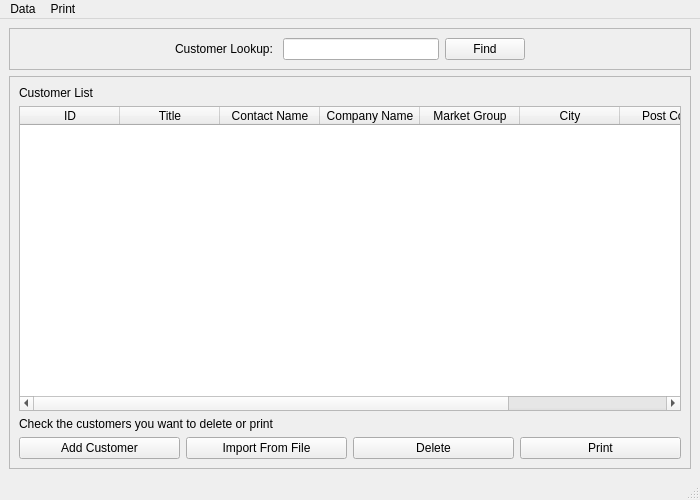
<?xml version="1.0" encoding="UTF-8"?>
<ui version="4.0">
 <class>MainWindow</class>
 <widget class="QMainWindow" name="MainWindow">
  <property name="geometry">
   <rect>
    <x>0</x>
    <y>0</y>
    <width>700</width>
    <height>500</height>
   </rect>
  </property>
  <property name="maximumSize">
   <size>
    <width>700</width>
    <height>500</height>
   </size>
  </property>
  <property name="windowTitle">
   <string>MainWindow</string>
  </property>
  <widget class="QWidget" name="centralwidget">
   <layout class="QGridLayout" name="gridLayout_3">
    <item row="0" column="0">
     <widget class="QFrame" name="frame">
      <property name="frameShape">
       <enum>QFrame::StyledPanel</enum>
      </property>
      <property name="frameShadow">
       <enum>QFrame::Raised</enum>
      </property>
      <layout class="QGridLayout" name="gridLayout_2">
       <item row="0" column="0">
        <layout class="QHBoxLayout" name="horizontalLayout_13">
         <item>
          <spacer name="horizontalSpacer">
           <property name="orientation">
            <enum>Qt::Horizontal</enum>
           </property>
           <property name="sizeHint" stdset="0">
            <size>
             <width>40</width>
             <height>20</height>
            </size>
           </property>
          </spacer>
         </item>
         <item>
          <widget class="QLabel" name="label_18">
           <property name="minimumSize">
            <size>
             <width>80</width>
             <height>0</height>
            </size>
           </property>
           <property name="text">
            <string>Customer Lookup: </string>
           </property>
          </widget>
         </item>
         <item>
          <widget class="QLineEdit" name="lineEdit_17"/>
         </item>
         <item>
          <widget class="QPushButton" name="pushButton_4">
           <property name="text">
            <string>Find</string>
           </property>
          </widget>
         </item>
         <item>
          <spacer name="horizontalSpacer_2">
           <property name="orientation">
            <enum>Qt::Horizontal</enum>
           </property>
           <property name="sizeHint" stdset="0">
            <size>
             <width>40</width>
             <height>20</height>
            </size>
           </property>
          </spacer>
         </item>
        </layout>
       </item>
      </layout>
     </widget>
    </item>
    <item row="1" column="0">
     <widget class="QFrame" name="MainPage">
      <property name="frameShape">
       <enum>QFrame::StyledPanel</enum>
      </property>
      <property name="frameShadow">
       <enum>QFrame::Raised</enum>
      </property>
      <layout class="QGridLayout" name="gridLayout">
       <item row="0" column="0">
        <layout class="QVBoxLayout" name="verticalLayout_2">
         <item>
          <widget class="QLabel" name="label_2">
           <property name="text">
            <string>Customer List</string>
           </property>
          </widget>
         </item>
         <item>
          <widget class="QTableWidget" name="tableWidget">
           <property name="editTriggers">
            <set>QAbstractItemView::AnyKeyPressed|QAbstractItemView::EditKeyPressed</set>
           </property>
           <property name="alternatingRowColors">
            <bool>false</bool>
           </property>
           <property name="selectionMode">
            <enum>QAbstractItemView::MultiSelection</enum>
           </property>
           <property name="selectionBehavior">
            <enum>QAbstractItemView::SelectRows</enum>
           </property>
           <property name="columnCount">
            <number>8</number>
           </property>
           <column>
            <property name="text">
             <string>ID</string>
            </property>
           </column>
           <column>
            <property name="text">
             <string>Title</string>
            </property>
           </column>
           <column>
            <property name="text">
             <string>Contact Name</string>
            </property>
           </column>
           <column>
            <property name="text">
             <string>Company Name</string>
            </property>
           </column>
           <column>
            <property name="text">
             <string>Market Group</string>
            </property>
           </column>
           <column>
            <property name="text">
             <string>City</string>
            </property>
           </column>
           <column>
            <property name="text">
             <string>Post Code</string>
            </property>
           </column>
           <column>
            <property name="text">
             <string>Address</string>
            </property>
           </column>
          </widget>
         </item>
         <item>
          <layout class="QVBoxLayout" name="verticalLayout">
           <item>
            <widget class="QLabel" name="label">
             <property name="text">
              <string>Check the customers you want to delete or print</string>
             </property>
            </widget>
           </item>
           <item>
            <layout class="QHBoxLayout" name="horizontalLayout">
             <item>
              <widget class="QPushButton" name="pushButton_3">
               <property name="text">
                <string>Add Customer</string>
               </property>
              </widget>
             </item>
             <item>
              <widget class="QPushButton" name="pushButton_5">
               <property name="text">
                <string>Import From File</string>
               </property>
              </widget>
             </item>
             <item>
              <widget class="QPushButton" name="pushButton_2">
               <property name="text">
                <string>Delete</string>
               </property>
              </widget>
             </item>
             <item>
              <widget class="QPushButton" name="pushButton">
               <property name="text">
                <string>Print</string>
               </property>
              </widget>
             </item>
            </layout>
           </item>
          </layout>
         </item>
        </layout>
       </item>
      </layout>
     </widget>
    </item>
   </layout>
  </widget>
  <widget class="QStatusBar" name="statusbar"/>
  <widget class="QMenuBar" name="menubar">
   <property name="geometry">
    <rect>
     <x>0</x>
     <y>0</y>
     <width>700</width>
     <height>23</height>
    </rect>
   </property>
   <widget class="QMenu" name="menuImport">
    <property name="title">
     <string>Data</string>
    </property>
    <addaction name="actionImport_From_Excel"/>
    <addaction name="actionExport_Excel"/>
   </widget>
   <widget class="QMenu" name="menuPrint">
    <property name="title">
     <string>Print</string>
    </property>
   </widget>
   <addaction name="menuImport"/>
   <addaction name="menuPrint"/>
  </widget>
  <action name="actionImport_From_Excel">
   <property name="text">
    <string>Import From Excel</string>
   </property>
  </action>
  <action name="actionExport_Excel">
   <property name="text">
    <string>Export Excel</string>
   </property>
  </action>
 </widget>
 <resources/>
 <connections/>
</ui>
